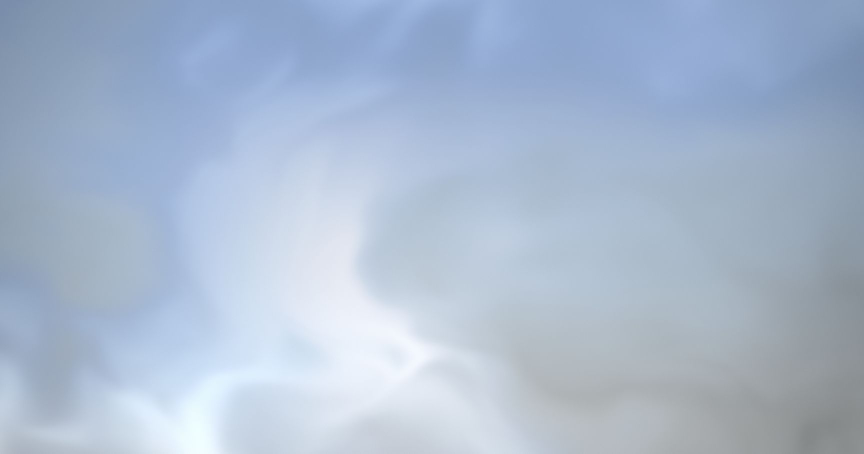
#> input picture tooling/go2-lab/web/wallpaper.png, 1728 x 907 px, found by its file name (shown at 1/2 size)
$ python import-figma-assets.py ../../../../../tooling/go2-lab/web/wallpaper.png
#> lines starting #> are read from the running program, lines starting #| are printed output that depends on the picture
#!/usr/bin/env python3
"""Re-encode Figma MCP downloads for the bundled sample feed.

Usage: python3 -I import-figma-assets.py FIGMA_DOWNLOAD_DIR
FIGMA_DOWNLOAD_DIR holds the untrusted `feed/` and `0-0/` downloads. Images are
decoded with Pillow, cropped/resized to 3x their design size and re-encoded; SVGs
are copied byte-for-byte. Nothing from the download directory is executed.
"""
import pathlib, shutil, sys
from PIL import Image

src = pathlib.Path(sys.argv[1]).resolve()
out = pathlib.Path(__file__).resolve().parent.parent / 'android/src/main/assets/feed'

def fit(path, dest, size, square=False, crop_top=False, fmt='webp', aspect=None):
#> called with path = '0-0/wallpaper.png', dest = 'home/wallpaper.jpg', size = (1240, 2760), square = False, crop_top = False, fmt = 'jpg', aspect = 0.449
    im = Image.open(src / path)
#> im is the input picture: PIL image 1728x907 RGB; mean R, G, B 169.7, 185.6, 207.2
    im.load()
    if square or aspect:
        ratio = aspect or 1.0
        w, h = im.size
#> w = 1728; h = 907
        if w / h > ratio:
            nw = int(h * ratio); left = (w - nw) // 2; im = im.crop((left, 0, left + nw, h))
#> after `nw = int(h * ratio)`: nw = 407
#> after `left = (w - nw) // 2`: left = 660
#> after `im = im.crop((left, 0, left + nw, h))`:
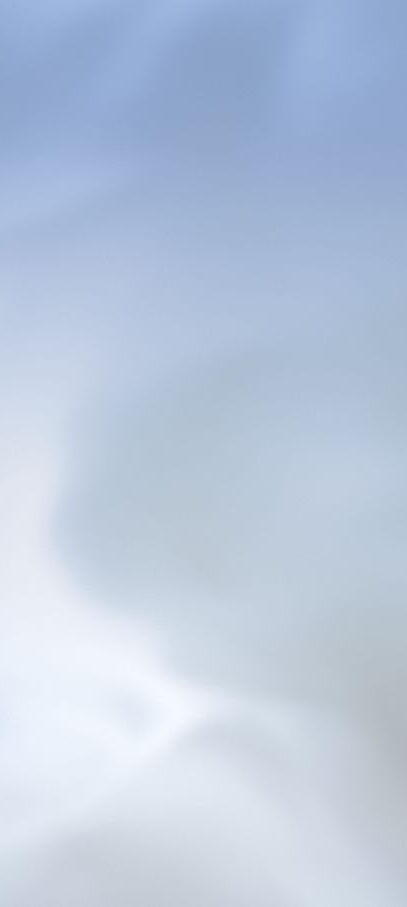
#> im: PIL image 407x907 RGB; mean R, G, B 185.6, 200.1, 221.3
        else:
            nh = int(w / ratio); top = 0 if crop_top else (h - nh) // 2; im = im.crop((0, top, w, top + nh))
    im.thumbnail(size, Image.LANCZOS)
    target = out / dest
    target.parent.mkdir(parents=True, exist_ok=True)
    if fmt == 'jpg':
        im.convert('RGB').save(target, 'JPEG', quality=88, optimize=True, progressive=True)
    else:
        im.save(target, 'WEBP', quality=88, method=6)

fit('0-0/wallpaper.png', 'home/wallpaper.jpg', (1240, 2760), aspect=412 / 917, fmt='jpg')
fit('feed/header/avatar-user.png', 'home/avatar-user.webp', (144, 144), square=True)
#> (the run stopped early here; a loop or call above may not have finished)
